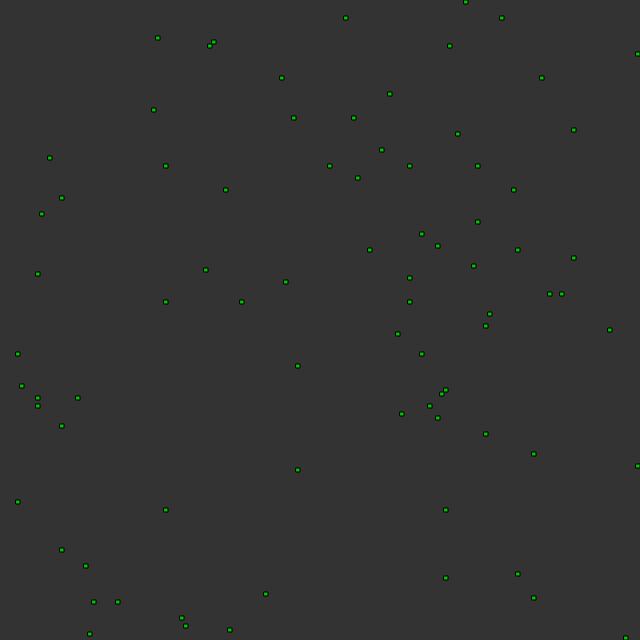
Frame 1 (no input)
Frame 60 (no input): identical to frame 1, image omitted
Frame 120 (the mouse pressed at the canvas centre since frame 60): identical to frame 1, image omitted

The p5.js sketch that drew this single still picture (run headless with seeded random() and noise() and a simulated clock; from frame 60 on, the mouse is pressed at the canvas centre):

// p5.js sketch
// ── sketch.js
const SEED = 1234;
const COLS = 160;
const ROWS = COLS;
const CELL_SIZE = 4;

const FRAMES_PER_CYCLE = 100;

const INITIAL_GRASS = 80;
const GROWTH_AGE = 3;
const SPAWN_CHANCE = 0.01;

population = [];
grid = [];
traffic = [];
cycle = 0;

function birth(organism) { // adds an organism to the population and grid
  population.push(organism);
  grid[organism.col][organism.row] = organism;
}

function randomEmptyCell() { // returns a random empty cell in the grid
  let col, row;
  do {
    col = floor(random(COLS));
    row = floor(random(ROWS));
  } while (grid[col][row] !== null);
  return { col, row };
}

function seedGrass() {
  for (let i = 0; i < INITIAL_GRASS; i++) {
    const { col, row } = randomEmptyCell();
    birth(new Organism(col, row, 'grass'));
  }
}

function setup() {
  createCanvas(COLS * CELL_SIZE, ROWS * CELL_SIZE);

  randomSeed(SEED);

  traffic = Array(COLS).fill().map(() => Array(ROWS).fill(0)); // fill traffic with 0
  grid = Array(COLS).fill().map(() => Array(ROWS).fill(null)); // fill grid with null

  seedGrass();
}



function draw() {
  background(51);

  for (const o of population) {
    o.show();
  }

}


// ── organisms.js
class Organism {
    constructor(col, row, type) {
        this.col = col;
        this.row = row;
        this.type = type;
        this.bornCycle = cycle;
        this.size = 1;
    }

    show() {
        let grassColor = color(0, 200, 0);
        fill(grassColor);

        push();

        rect(this.col * CELL_SIZE, this.row * CELL_SIZE, CELL_SIZE, CELL_SIZE);

        pop();

    }

    update() {

    }

}
